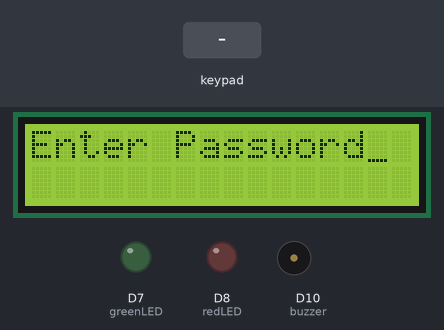
Recording of a sketch running on a simulated Arduino MKR. On the bench: 16×2 character LCD, output pins drawn as LEDs (lit = HIGH), buzzer (waves = sounding). Wiring (inferred from the names in the program): 4×4 keypad with keys 1 2 3 A 4 5 6 B 7 8 9 C * 0 # D: rows D0, D1, A5, A6; columns A4, A3, A2, A1. The test bench sets the inputs (shaded band). WiFi joins after 1.5 s; servers stay silent unless stated; uploads are accepted with an empty reply; pins used as bus, display or sensor lines are not drawn; what the sketch prints to the serial monitor is not drawn.

Above: at 12.7 s.
12.8 s: key '6' pressed
At 14.1 s:
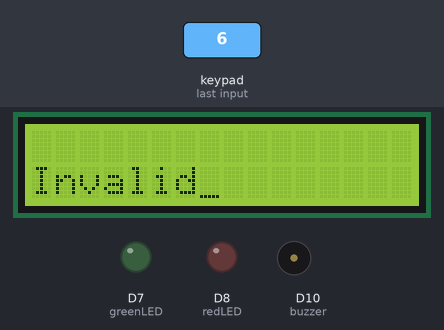
15.8 s: keypad keys 2 0 1 9 A pressed 0.4 s apart
At 18.8 s:
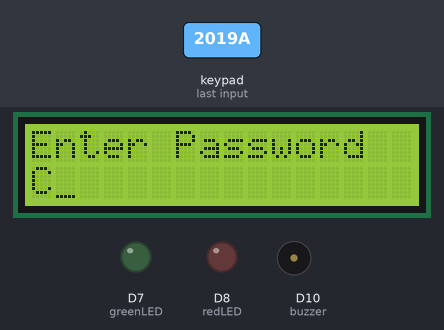
19.8 s: key 'B' pressed
At 22.0 s:
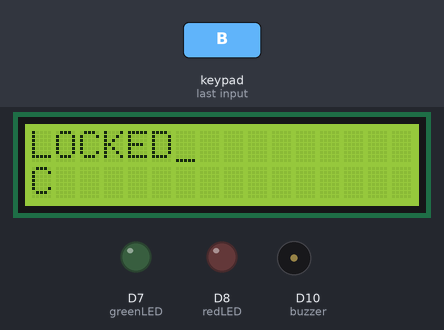
22.2 s: keypad keys 2 0 1 9 D pressed 0.4 s apart
At 26.4 s:
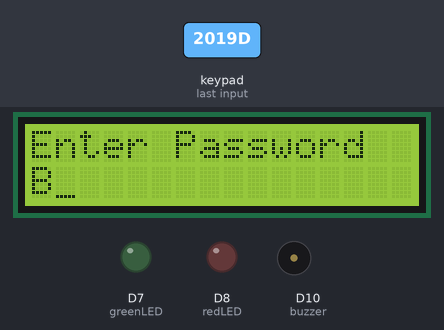
26.7 s: key 'C' pressed
At 27.6 s:
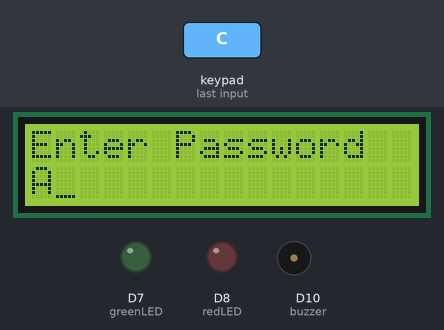
28.7 s: key 'B' pressed
At 31.3 s:
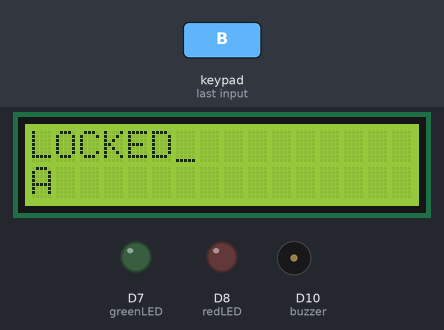
Timing chart, 0 to 32.1 s (numbered marks = the images above; inputs shaded):
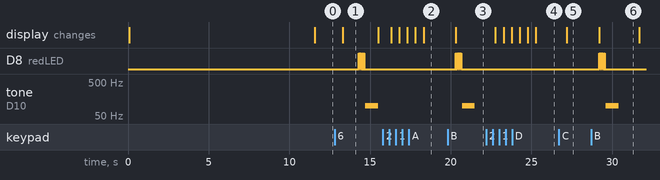

Measured:
- after the input at 12.8 s, D8 (redLED): alternates HIGH for 0.05 s and LOW for 0.05 s, 8 changes in all, then stays LOW, starting after 1.5 s; tone on D10 (buzzer): silent → 100 Hz after 1.9 s, → silent 0.80 s later; the display: changes after 0.50 s (image 1)
- after the input at 15.8 s, the display: first changes after 0.50 s (image 2 shows a later state)
- after the input at 19.8 s, D8 (redLED): alternates HIGH for 0.05 s and LOW for 0.05 s, 8 changes in all, then stays LOW, starting after 0.50 s; tone on D10 (buzzer): silent → 100 Hz after 0.90 s, → silent 0.80 s later; the display: changes after 0.50 s (image 3)
- after the input at 22.2 s, the display: first differs from a run without the input after 1.1 s (image 4 shows a later state)
- after the input at 26.7 s, the display: changes after 0.50 s (image 5)
- after the input at 28.7 s, D8 (redLED): alternates HIGH for 0.05 s and LOW for 0.05 s, 8 changes in all, then stays LOW, starting after 0.50 s; tone on D10 (buzzer): silent → 100 Hz after 0.90 s, → silent 0.80 s later; the display: changes after 0.50 s (image 6)
- what the display in image 1 shows lasts 2.2 s, from 13.3 s to 15.5 s

The sketch:

Advanced_TX.ino
```cpp
#include <LiquidCrystal.h> // Including LCD library
#include <Password.h> //Including Password library

//Wifi libraries
#include <SPI.h>
#include <WiFi101.h>
#include "arduino_secrets.h"


/*
    TX arduino data
    MAC:  F8:F0:05:EC:99:C0
*/

//Wifi variables
char ssid[] = SECRET_SSID; //Jason - We'll need to run a hotspot network
char pass[] = SECRET_PASS;//Jason - Our hotspot password
int keyIndex = 0; // network index key (needed if we're using WEP encryption)
int status = WL_IDLE_STATUS;
bool alreadyConnected = false;
WiFiClient client;

//##### Attention ###### this variable will need updated with the Server(RX) sides IP
IPAddress ISY(192, 168, 137, 51);

//Serial communication variable - Will stay to return state from RX
const byte rxPin = 13;


//LCD Variables
LiquidCrystal lcd(12, 11, 5, 4, 3, 2);

//Keypad variables
const int rowArrayPins[] = {A5, A6, 0, 1};
const int colArrayPins[] = {A4, A3, A2, A1};
const int rows = 4;
const int cols = 4;
const char keyPress[rows][cols] = {
  {'1', '2', '3', 'A'},
  {'4', '5', '6', 'B'},
  {'7', '8', '9', 'C'},
  {'*', '0', '#', 'D'}
};

//Display LED variables
int redLED = 8;
int greenLED = 7;

//password variables
Password password = Password("2019");
int maxPasswordLength = 4;
int currentPasswordLength = 0;

//buzzer variable
const int buzzer = 10;

//servo position variables
int16_t lockPos = 0;

/*
    Set wifi connection to the host and displays the current board IP and mac address, host IP and mac address,
    listens for response from the MKR server(Receiver)
*/

void setWifi () {
  // Check for the presence of the shield, can probably drop this not sure cause I can't run it
  Serial.print("WiFi101 shield: ");
  if (WiFi.status() == WL_NO_SHIELD) {
    Serial.println("NOT PRESENT");
    return; // don't continue
  }
  Serial.println("DETECTED");
  // attempt to connect to Wifi network: once connected if we can find a second device we can send stuff
  while ( status != WL_CONNECTED) {
    Serial.print("Attempting to connect to Network named: ");
    Serial.println(ssid);                   // print the network name (SSID);
    // Connect to WPA/WPA2 network. Change this line if using open or WEP network:
    status = WiFi.begin(ssid, pass);
    // wait 10 seconds for connection:
    delay(10000);
  }
  printWiFiData();
  printCurrentNet();
}

void printWiFiData() {
  //returns our Tx side IP
  IPAddress ip = WiFi.localIP();
  Serial.print("IP Address: ");
  Serial.println(ip);

  // prints our MAC address:
  byte mac[6];
  WiFi.macAddress(mac);
  Serial.print("MAC address: ");
  printMacAddress(mac);
}

void printCurrentNet() {
  // print the SSID of the network you're attached to:
  Serial.print("SSID: ");
  Serial.println(WiFi.SSID());

  // print the MAC address of the router you're attached to:
  byte bssid[6];
  WiFi.BSSID(bssid);
  Serial.print("BSSID: ");
  printMacAddress(bssid);

  // print the received signal strength:
  long rssi = WiFi.RSSI();
  Serial.print("signal strength (RSSI):");
  Serial.println(rssi);

  // print the encryption type:
  byte encryption = WiFi.encryptionType();
  Serial.print("Encryption Type:");
  Serial.println(encryption, HEX);
  Serial.println();
}

void printMacAddress(byte mac[]) {
  for (int i = 5; i >= 0; i--) {
    if (mac[i] < 16) {
      Serial.print("0");
    }
    Serial.print(mac[i], HEX);
    if (i > 0) {
      Serial.print(":");
    }
  }
  Serial.println();
}

// listen for and print response from MKR server
void listenToClient() {
  String currentLine = "";
  unsigned long startTime = millis();
  bool received = false;

  while ((millis() - startTime < 5000) && !received) { // listen for 5 seconds
    while (client.available()) {
      received = true;
      char c = client.read();
      Serial.write(c);
    }
  }
  client.stop();
  Serial.println();
}

/*
   Lock and unlock functions below, the lock and unlock functions display the state of input and displays to the user,
    the lockSend and unlockSend functions transmit to the server(receiver)
*/

void lock() {
  clearScreen();
  lcd.setCursor(0, 0);
  lcd.print("LOCKED");
  wrongRedFlash ();//Jason - just made this a function so it wasn't in the way
  errorBuzz();
  lockSend();
  delay(1000);
  enterPasswordScreen();
}

void lockSend () {
  if (client.connect(ISY, 80)) { //check if connection to MKR server is made
    Serial.println("Connected");

    //Make a HTTP request to set state variable 1
    client.println(" HTTP/1.1");
    client.println("Host: 192.168.0.16");
    client.println("GET /Serv-lock");
    client.println("Content-Type: text/html");
    client.print("Sending lock command");
    client.println();

    //Print variable change of reply from server
    Serial.print("Variable Changed to ");
    listenToClient();   //Listen for MKR server response to previous request
  }
  else {
    Serial.println("Connection Failed");
  }
}

void unlock() {
  clearScreen();
  lcd.setCursor(0, 0);
  lcd.print("UNLOCKED");
  correctBuzz();
  correctGrnFlash();
  Serial.print(lockPos);
  unlockSend();
  enterPasswordScreen();
}

//function to send unlock variable via http to RX
void unlockSend () {
  if (client.connect(ISY, 80)) { //check if connection to MKR server is made
    Serial.println("Connected");

    //Make a HTTP request to set state variable 1
    client.println(" HTTP/1.1");
    client.println("GET /Serv-unlock");
    client.println("Content-Type: text/html");
    client.print("Sending lock command");
    client.println();

    //Print variable change of reply from server
    Serial.print("Variable Changed to ");
    listenToClient();   //Listen for MKR server response to previous request
  }
  else {
    Serial.println("Connection Failed");
  }
}

/*
   Keypad validation and LCD display functions

*/

void enterPasswordScreen() {
  lcd.setCursor(0, 0);
  lcd.print("Enter Password");
}

void clearScreen() {
  lcd.setCursor(0, 0);
  lcd.print("                ");
}

void invalidPassword() {
  lcd.setCursor(0, 1);
  lcd.print("Invalid");
  delay(1000);
  wrongRedFlash();//Jason - just made this a function so it wasn't in the way
  errorBuzz();
  enterPasswordScreen();
}

void PasswordReset() {
  password.reset();
  currentPasswordLength = 0;
  lcd.setCursor(0, 1);
  lcd.print("                ");
}

char ProcessPassword(char keyPress) {
  password.append(keyPress); //adding value of keyPress variable to guessed password
  enterPasswordScreen();
  lcd.setCursor(0, 1);
  lcd.print(keyPress);
}

void PasswordCheck() {
  if (password.evaluate()) {
    unlock();
  } else {
    clearScreen();
    invalidPassword();
  }
  PasswordReset();
}

/*
   Keypad entry
*/

char readKey() { //will probably do away with this and go for keypad library instead
  for (int row = 0; row < 4; row++) {
    digitalWrite(rowArrayPins[0], HIGH);
    digitalWrite(rowArrayPins[1], HIGH);
    digitalWrite(rowArrayPins[2], HIGH);
    digitalWrite(rowArrayPins[3], HIGH);
    digitalWrite(rowArrayPins[row], LOW);
    for (int col = 0; col < 4; col++) {
      int colState = digitalRead(colArrayPins[col]);
      if (colState == LOW) {
        return keyPress[row][col];
      }
    }
  }
  return '\n';
}

/*
   Display feedback through periphal modules, buzzers and LEDs
*/

void correctGrnFlash() {
  for (int i = 0; i < 4; i++) {
    digitalWrite (greenLED, HIGH);
    delay(100);
    digitalWrite (greenLED, LOW);
    delay(100);
  }
}

void wrongRedFlash () {
  for (int i = 0; i < 4; i++) {
    digitalWrite (redLED, HIGH);
    delay(50);
    digitalWrite (redLED, LOW);
    delay(50);
  }
}

void errorBuzz() {
  tone(buzzer, 100); // very low tone to indicate deadlock
  delay(800);
  noTone(buzzer);//buzzer will turn off
}

void correctBuzz() {
  tone(buzzer, 100); // very low tone to indicate deadlock
  delay(800);
  noTone(buzzer);//buzzer will turn off
}


void setup() {
  pinMode (rxPin, OUTPUT);
  Serial.begin(9600);
  Serial1.begin(9600); //temporary only- This will be changed to Wifi
  lcd.begin(16, 2);
  enterPasswordScreen(); //this function will be called initially on start up
  setWifi();

  lcd.cursor();

  for (int i = 0; i < 4; i++) {
    pinMode(rowArrayPins[i], OUTPUT);
    digitalWrite (rowArrayPins[i], HIGH);

    if (i < 4) {
      pinMode(colArrayPins[i], INPUT_PULLUP);
    }
  }
  pinMode (redLED, OUTPUT);
  pinMode (greenLED, OUTPUT);
  pinMode (buzzer, OUTPUT); //configuring buzzer as output
}


void loop() {
  char keyPress = readKey();
  if (keyPress != '\n') {
    Serial.print(keyPress);
    delay(500);
    switch (keyPress) {
      case '*': PasswordReset();//function is called if the 'star' key is pressed
        break;
      case '#': PasswordCheck();//function is called if the 'hash' key is pressed
        break;
      case 'D': lock();//function is called if the 'D' key is pressed
        break;
      default: ProcessPassword(keyPress);//function is called if any other key is pressed
        break;
    }
  }
  lockPos = Serial1.read() - 0;
  if (lockPos == 100) {
    digitalWrite (greenLED, HIGH);
    digitalWrite (redLED, LOW);
  } else if (lockPos == 145) {
    digitalWrite (redLED, HIGH);
    digitalWrite (greenLED, LOW);
  }
}
```

arduino_secrets.h
```cpp
#define SECRET_SSID    "EEE502 -B00613971"
#define SECRET_PASS    "8?617zN6"
```
